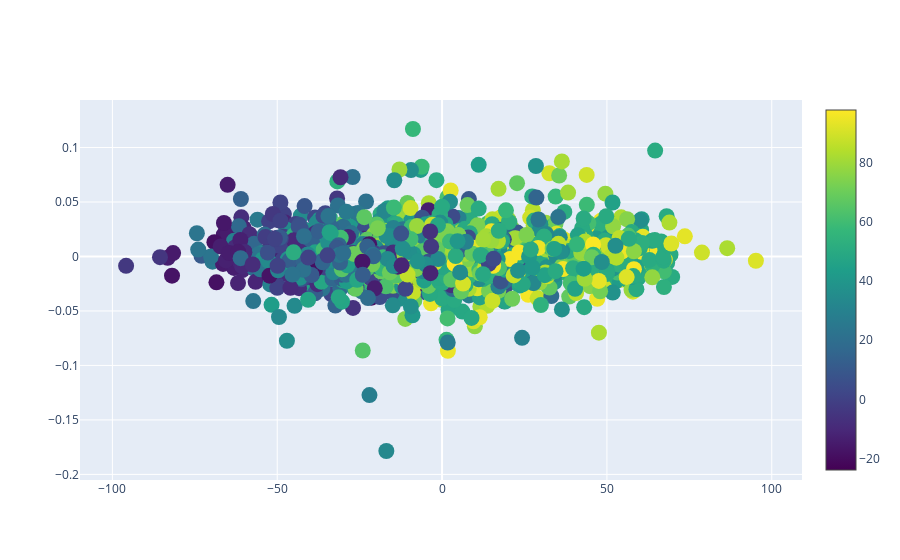

Write notebook code for a chart like this one.
### Code cell
# create scatterplot of delta_nice vs profit
fig = go.Figure(data=go.Scatter(
    x=df['delta_nice'],
    y=df['profit'],

    mode='markers',
    marker=dict(
      
      size=16,
      color=df['niceness'], # set color equal to a third variable
      colorscale='Viridis', # one of plotly colorscales
      showscale=True
    )
))
fig.show()
# get correlation of delta_nice and profit
df[['delta_nice', 'profit']].corr()

### Figure 1 — Plotly figure (JSON) as saved in the notebook; plotly's stock layout.template omitted (floating-point values rounded to 4 significant figures; data arrays with more than 128 entries replaced by an {"elided": "..."} marker saying what was removed)
{"data": [{"marker": {"color": {"elided": "2516 float values"}, "colorscale": [[0, "#440154"], [0.1111, "#482878"], [0.2222, "#3e4989"], [0.3333, "#31688e"], [0.4444, "#26828e"], [0.5556, "#1f9e89"], [0.6667, "#35b779"], [0.7778, "#6ece58"], [0.8889, "#b5de2b"], [1, "#fde725"]], "showscale": true, "size": 16}, "mode": "markers", "type": "scatter", "x": {"elided": "2516 float values"}, "y": {"elided": "2516 float values"}}], "layout": {}}
